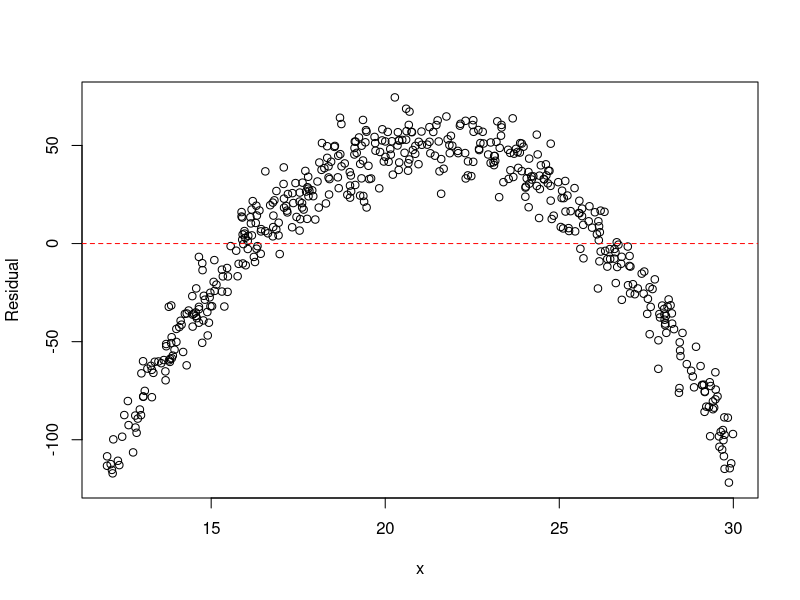
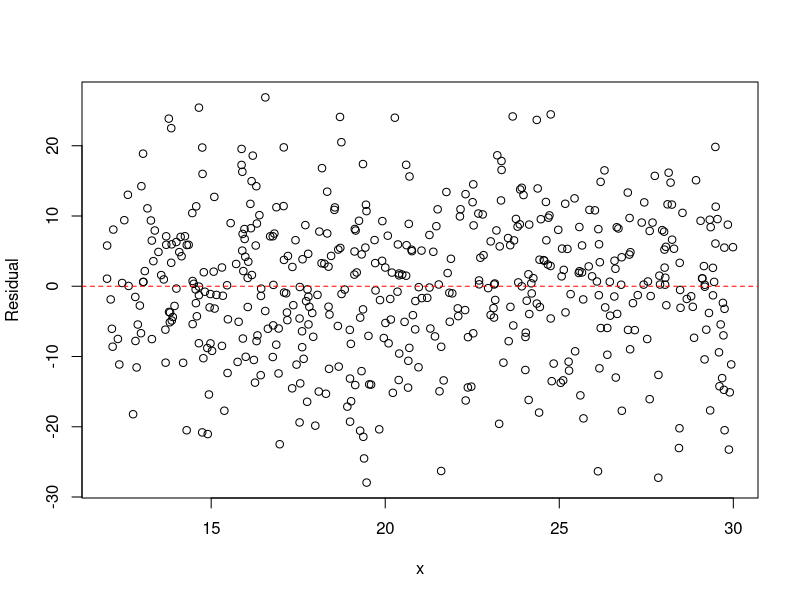
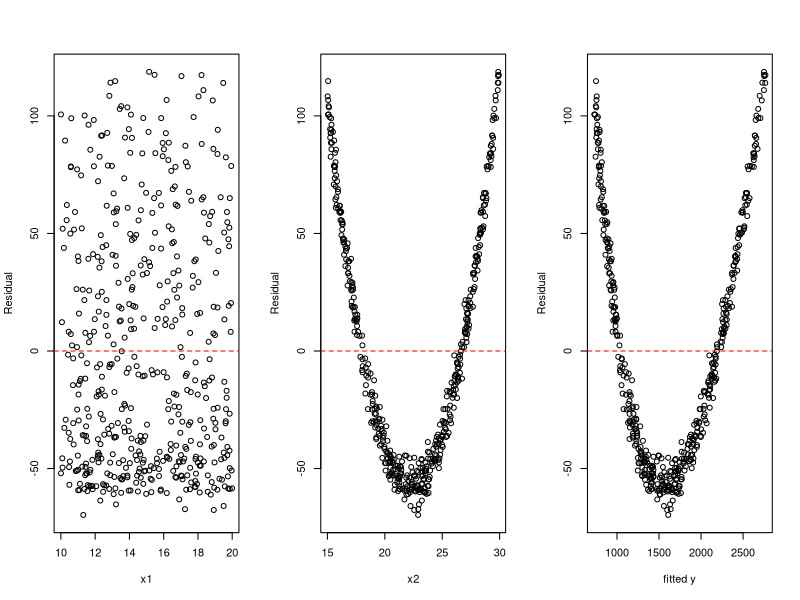
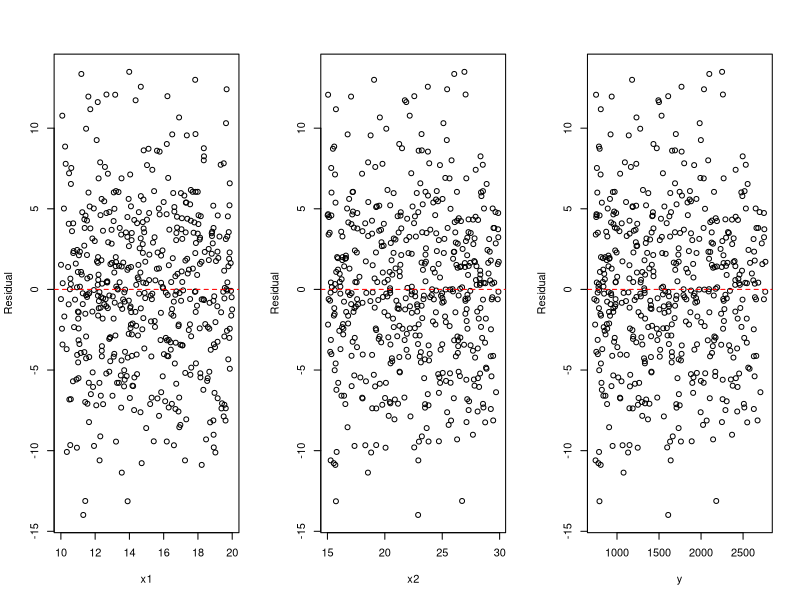
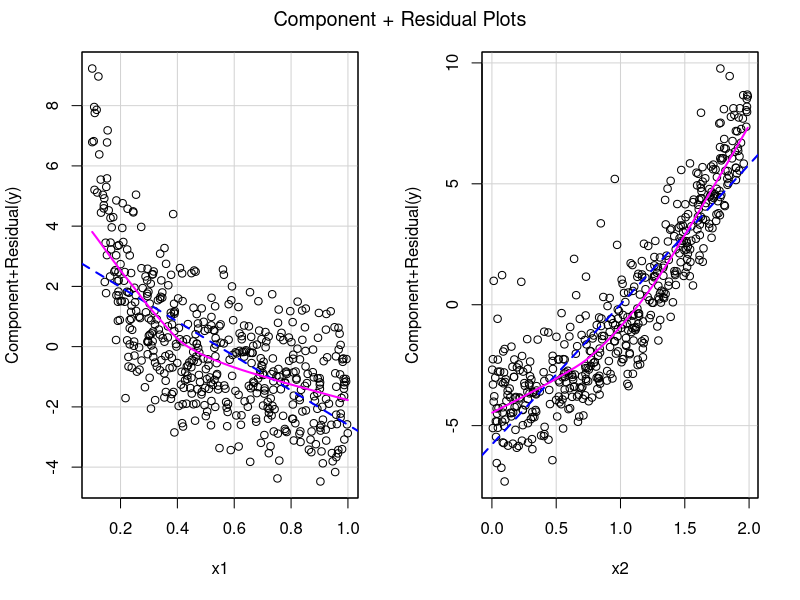
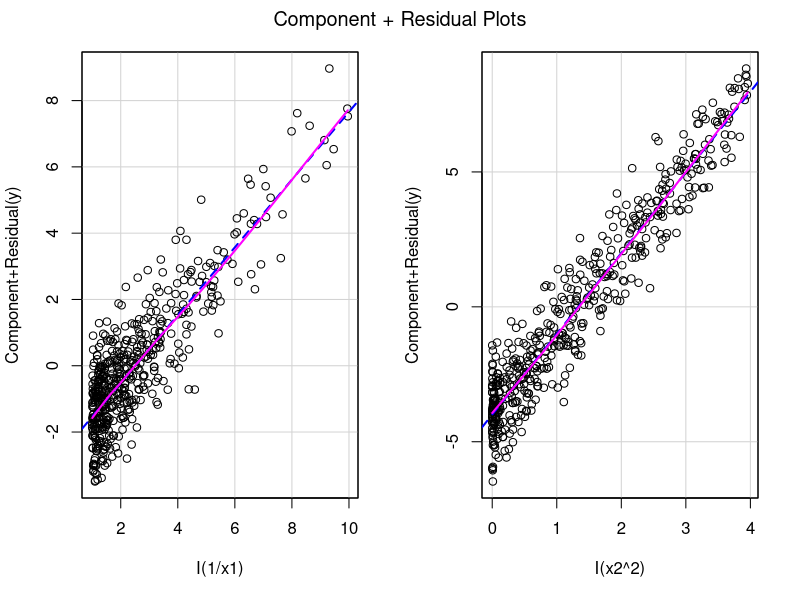
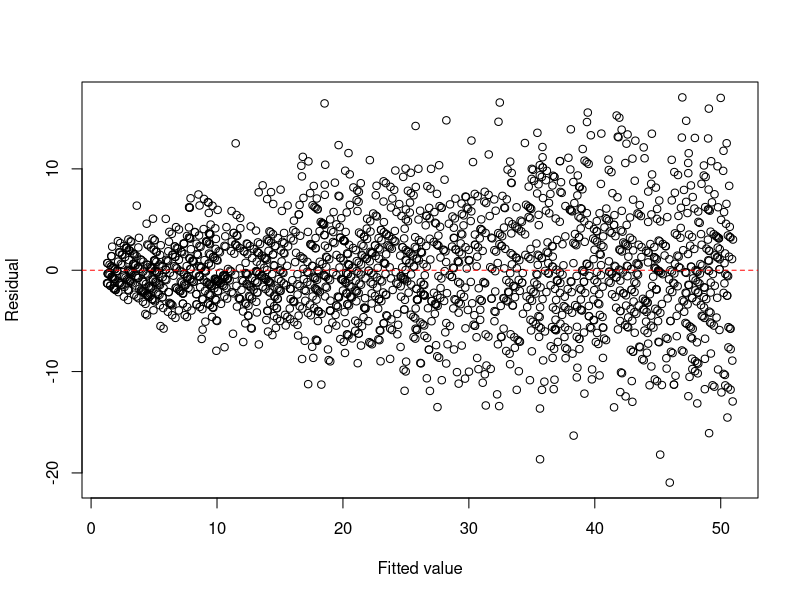
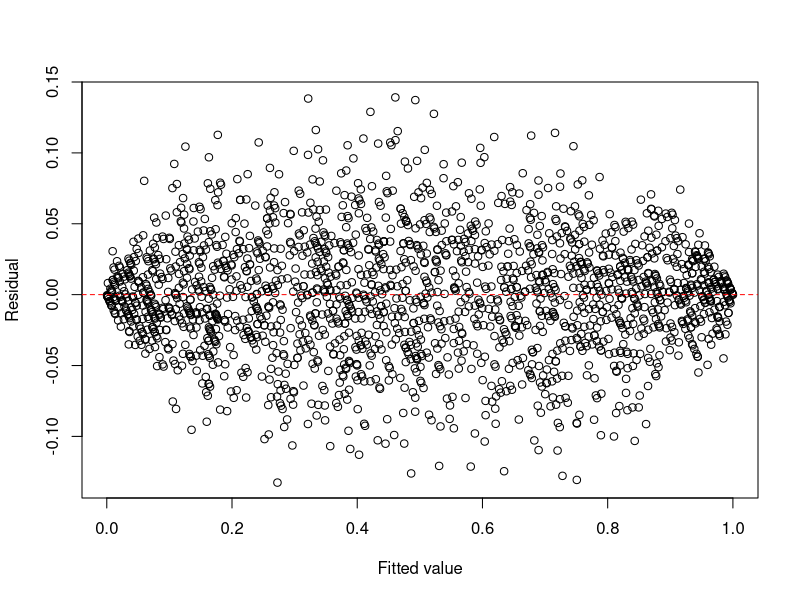

These figures' R source, in order: (Note: this script raises an error after producing the figures.)
## ---- chunk 1
set.seed(123)

n <- 500

x <- runif(n, 12, 30)
y <- 55.7 + 0.5969 * x - 2 * (x)^2 + rnorm(n, 0, 10)
## ---- chunk 2
fit <- lm(y ~ x)
plot(x, resid(fit), xlab = "x", ylab = "Residual")
abline(h = 0, col = "red", lty = 2)
## ---- chunk 3
fit2 <- lm(y ~ x + I(x^2))
plot(x, resid(fit2), xlab = "x", ylab = "Residual")
abline(h = 0, col = "red", lty = 2)
## ---- chunk 4
set.seed(123)

n <- 500

x1 <- runif(n, 10, 20)
x2 <- runif(n, 15, 30)
y <- 5 + 4 * x1 + 3 * x2^2 + rnorm(n, 0, 5)
## ---- chunk 5
#| fig-show: hold
#| fig-width: 10
#| fig-height: 4
fit <- lm(y ~ x1 + x2)

par(mfrow = c(1, 3))
plot(x1, resid(fit), xlab = "x1", ylab = "Residual")
abline(h = 0, col = "red", lty = 2)
plot(x2, resid(fit), xlab = "x2", ylab = "Residual")
abline(h = 0, col = "red", lty = 2)
plot(y, resid(fit), xlab = "fitted y", ylab = "Residual")
abline(h = 0, col = "red", lty = 2)
par(mfrow = c(1, 1))
## ---- chunk 6
#| fig-show: hold
#| fig-width: 10
#| fig-height: 4
fit2 <- lm(y ~ x1 + x2 + I(x2^2))

par(mfrow = c(1, 3))
plot(x1, resid(fit2), xlab = "x1", ylab = "Residual")
abline(h = 0, col = "red", lty = 2)
plot(x2, resid(fit2), xlab = "x2", ylab = "Residual")
abline(h = 0, col = "red", lty = 2)
plot(y, resid(fit2), xlab = "y", ylab = "Residual")
abline(h = 0, col = "red", lty = 2)
par(mfrow = c(1, 1))
## ---- chunk 7
set.seed(123)

n <- 500

x1 <- runif(n, .1, 1)
x2 <- runif(n, 0, 2)
y <- 5 + 1 / x1 + 3 * x2^2 + rnorm(n, 0, 1)
## ---- chunk 8
#| warning: false
#| fig-width: 10
#| fig-height: 4
library(car)

fit <- lm(y ~ x1 + x2)
summary(fit)
crPlots(fit)
## ---- chunk 9
#| fig-width: 10
#| fig-height: 4
fit1 <- lm(y ~ I(1 / x1) + I(x2^2))
summary(fit1)
crPlots(fit1)
## ---- chunk 10
set.seed(1)

n <- 2000
x <- runif(n, 0, 25)
y <- rpois(n, 1 + 2 * x)

dat1 <- data.frame(x = x, y = y)

fit1 <- lm(y ~ x, data = dat1)

plot(fitted(fit1), resid(fit1), xlab = "Fitted value", ylab = "Residual")
abline(h = 0, col = "red", lty = 2)
## ---- chunk 11
set.seed(1)

n <- 2000
m <- 100
x <- runif(n, 0, 1)
y <- rbinom(n, m, x) / m

dat2 <- data.frame(x = x, y = y)

fit2 <- lm(y ~ x, data = dat2)

plot(fitted(fit2), resid(fit2), xlab = "Fitted value", ylab = "Residual")
abline(h = 0, col = "red", lty = 2)
## ---- chunk 12
set.seed(1)

n <- 2000
x <- runif(n, 1, 20)
eps <- exp(rnorm(n, 0, 0.4))
y <- x * eps

dat3 <- data.frame(x = x, y = y)

fit3 <- lm(y ~ x, data = dat3)

plot(fitted(fit3), resid(fit3), xlab = "Fitted value", ylab = "Residual")
abline(h = 0, col = "red", lty = 2)
## ---- chunk 13
set.seed(1)

n <- 2000
x <- runif(n, 0, 25)
y <- rpois(n, 1 + 2 * x)

dat1 <- data.frame(x = x, y = y)

fit1 <- lm(I(sqrt(y)) ~ x, data = dat1)

plot(fitted(fit1), resid(fit1), xlab = "Fitted value", ylab = "Residual")
abline(h = 0, col = "red", lty = 2)
## ---- chunk 14
set.seed(1)

n <- 2000
m <- 100
x <- runif(n, 0, 1)
y <- rbinom(n, m, x) / m

dat2 <- data.frame(x = x, y = y)

fit2 <- lm(I(asin(sqrt(y))) ~ x, data = dat2)

plot(fitted(fit2), resid(fit2), xlab = "Fitted value", ylab = "Residual")
abline(h = 0, col = "red", lty = 2)
## ---- chunk 15
set.seed(1)

n <- 2000
x <- runif(n, 1, 20)
eps <- exp(rnorm(n, 0, 0.4))
y <- x * eps

dat3 <- data.frame(x = x, y = y)

fit3 <- lm(log(y) ~ log(x), data = dat3)

plot(fitted(fit3), resid(fit3), xlab = "Fitted value", ylab = "Residual")
abline(h = 0, col = "red", lty = 2)
## ---- chunk 16
set.seed(123)

n <- 500

x1 <- runif(n, 10, 20)
x2 <- runif(n, 15, 30)
y <- 5 + 4 * x1 + 3 * x2^2 + rnorm(n, 0, 5)
dat <- data.frame(x1 = x1, x2 = x2, y = y)
## ---- chunk 17
library(MASS)

fit <- lm(y ~ x1 + x2, data = dat)
boxcox(fit)
